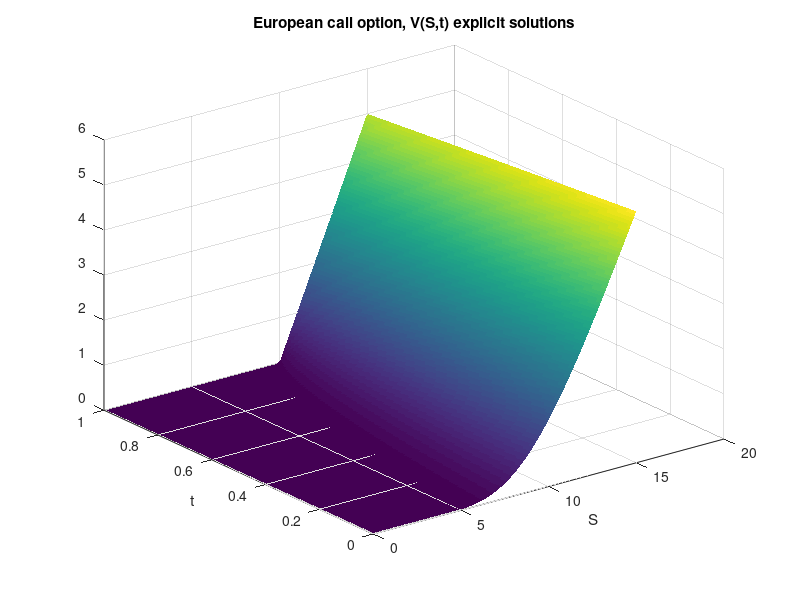
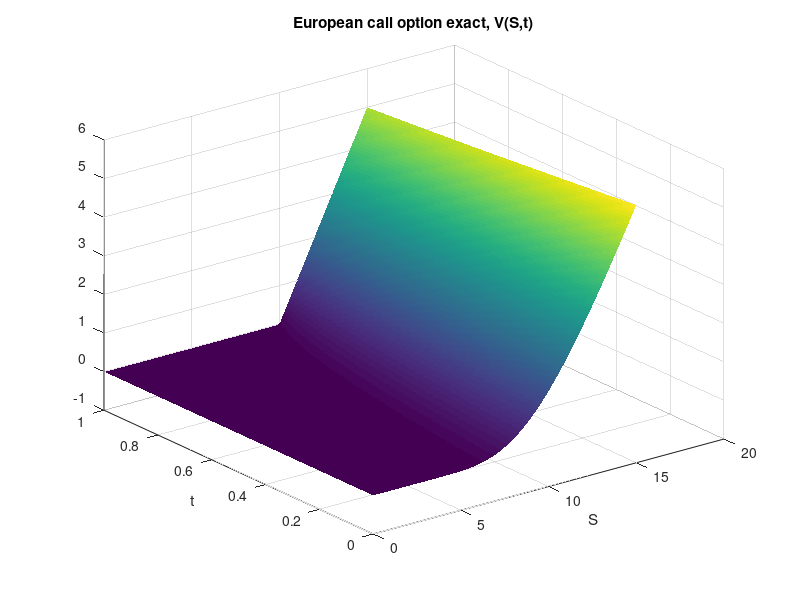
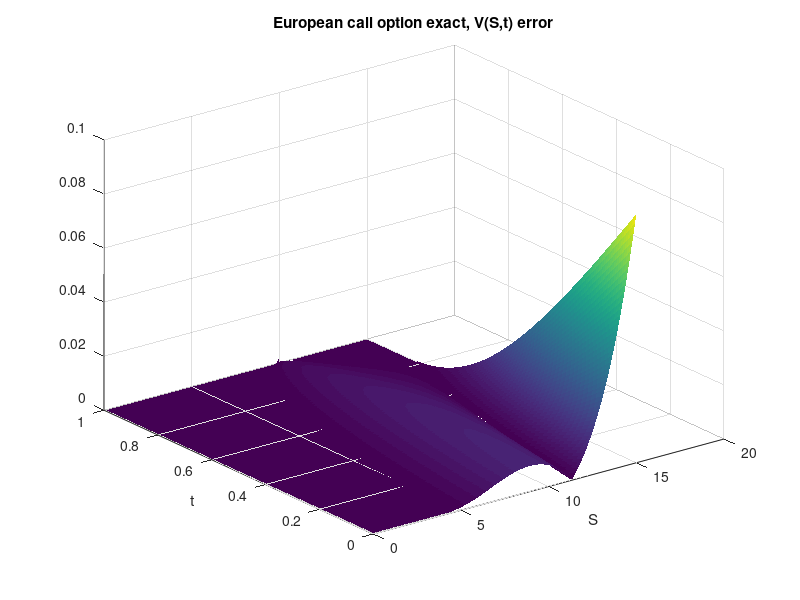

These charts were generated, in order, by the following MATLAB code:
r = 0.06;
sigma = 0.3;
K = 10; 
a = 0;
S_star = 15;
T = 1;
NS = 200;
Nt = 10000;
hS = (S_star-a)/NS;
ht = T/Nt;


lS = linspace(a,S_star,NS);
lt = linspace(0,T,Nt);
grid = meshgrid(lS,lt);

u0 = @(S)(max(S-K,0));
ua = 0;
ub = @(t)(S_star - K*exp(-r*t));


grid(1,:) = u0(lS);
grid(:,1) = ua;
grid(:,end) = ub(lt);


i = 2:NS-1;
for j=1:Nt-1
        grid(j+1, i) = ht/2 * ((sigma^2) * i.^2 + r*i) .* grid(j,i+1) + (1-sigma^2 * i.^2 * ht - r*ht) .* grid(j,i) + ht/2 * (sigma^2 * i.^2 - r*i) .* grid(j,i-1);
end

% Create grid
[S, t] = meshgrid(lS, lt);
t = 1 - t;

% Compute Black-Scholes formula
d1 = (log(S/K) + (r + 0.5*sigma^2)*(T-t)) ./ (sigma.*sqrt(T-t));
d2 = d1 - sigma.*sqrt(T-t);
Nd1 = normcdf(d1);
Nd2 = normcdf(d2);
Nmd1 = normcdf(-d1);
Nmd2 = normcdf(-d2);
call_price = S.*Nd1 - K*exp(-r*(T-t)).*Nd2;
put_price = K*exp(-r*(T-t)).*Nmd2 - S.*Nmd1;

error = abs(call_price - grid);
lT = 1+zeros(1,Nt);
figure(1)
surf(lS,lT-lt,grid, 'LineStyle','none', 'FaceColor','flat')
xlabel('S')
ylabel('t')
title('European call option, V(S,t) explicit solutions')

figure(2)
surf(S,t,call_price, 'LineStyle','none', 'FaceColor','flat')
xlabel('S')
ylabel('t')
title('European call option exact, V(S,t)')

figure(3)
surf(S,t,error, 'LineStyle','none', 'FaceColor','flat')
xlabel('S')
ylabel('t')
title('European call option exact, V(S,t) error')
max(max(error))
